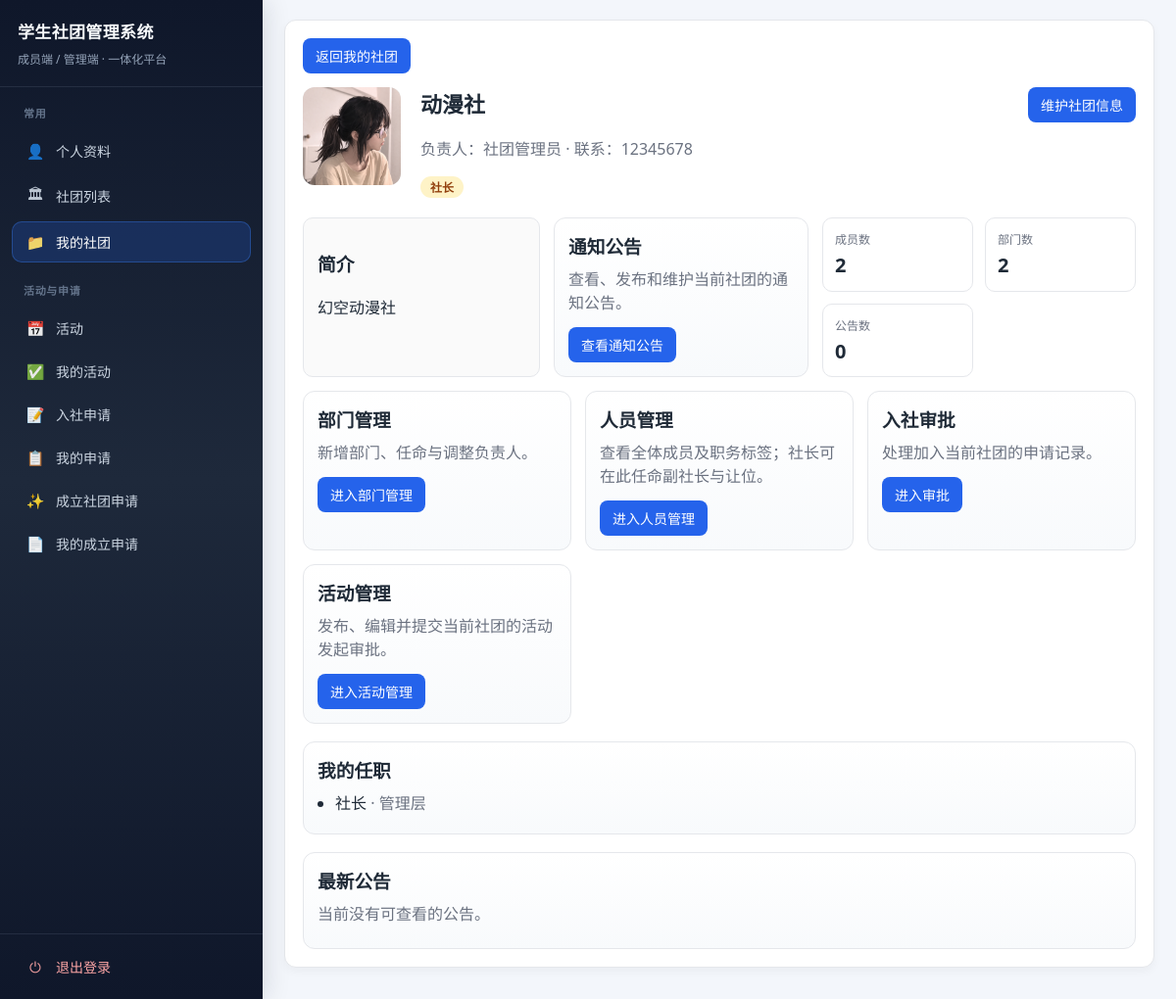
The page /my-clubs/2/ (signed in) on the database as committed earlier.
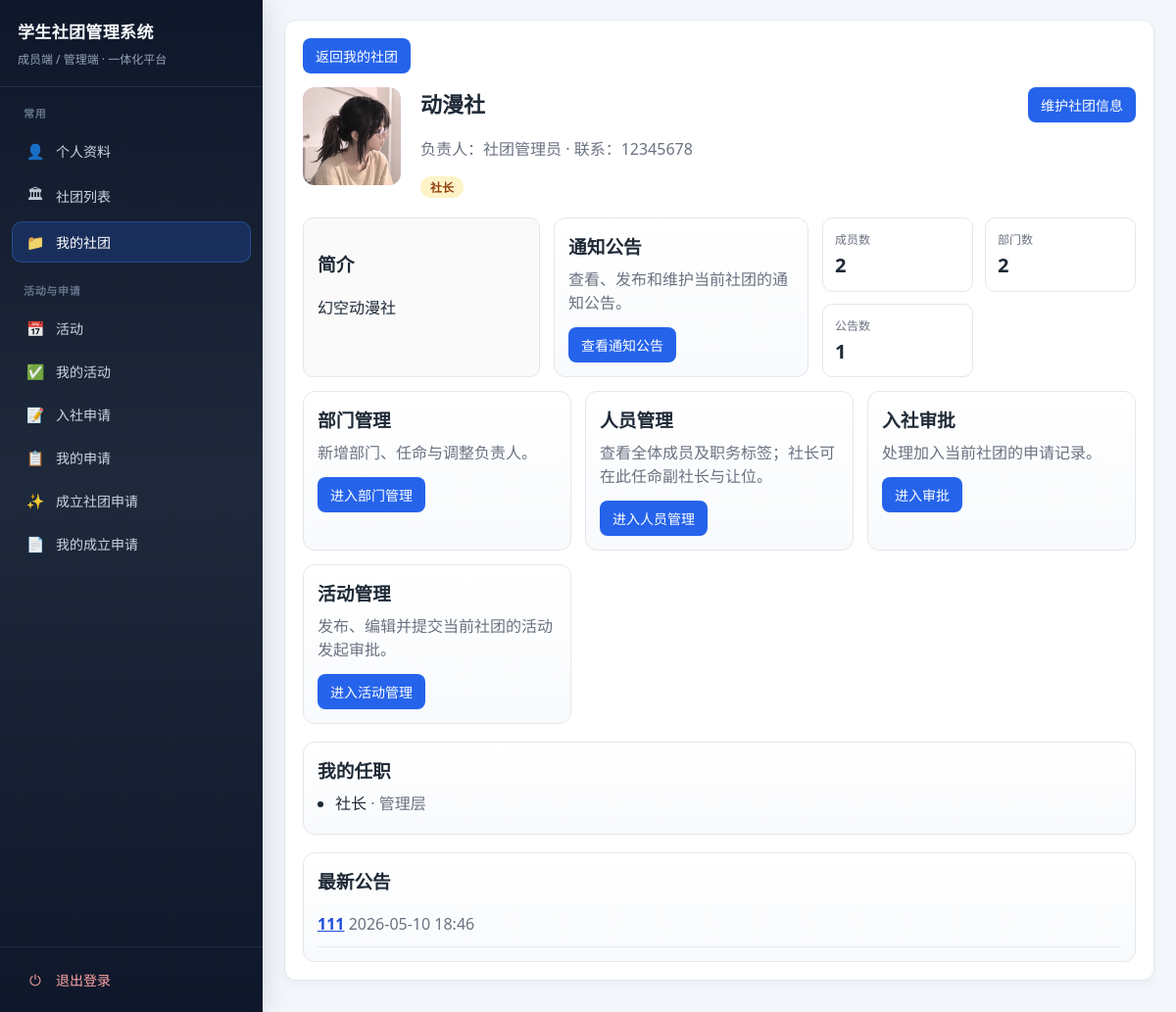
The same page on the database as committed later.
### club/models.py (models this page shows, shortened)
class MemberAssignment(models.Model):
    profile = models.ForeignKey(MemberProfile, on_delete=models.CASCADE, related_name="assignments")
    department = models.ForeignKey(Department, on_delete=models.SET_NULL, null=True, blank=True)
    position = models.ForeignKey(Position, on_delete=models.SET_NULL, null=True, blank=True)
    is_active = models.BooleanField(default=True)
    start_date = models.DateField(default=timezone.now)
    end_date = models.DateField(null=True, blank=True)

class Position(models.Model):
    class NameChoices(models.TextChoices):
        PRESIDENT = "president", "社长"
        VICE_PRESIDENT = "vice_president", "副社长"
        DEPARTMENT_HEAD = "department_head", "部门负责人"
    department = models.ForeignKey(Department, on_delete=models.CASCADE, related_name="positions")
    name = models.CharField(max_length=32, choices=NameChoices.choices)
    description = models.TextField(blank=True)
    requirements = models.TextField(blank=True)
    is_active = models.BooleanField(default=True)
    class Meta:
        unique_together = ("department", "name")

class Department(models.Model):
    club = models.ForeignKey(
        "ClubInfo",
        on_delete=models.CASCADE,
        null=True,
        blank=True,
        related_name="departments",
    )
    name = models.CharField(max_length=64)
    description = models.TextField(blank=True)
    contact = models.TextField("联系方式", blank=True)
    logo = models.ImageField("部门标志", upload_to="department_logos/", blank=True)
    is_active = models.BooleanField(default=True)
    class Meta:
        unique_together = ("club", "name")

class Notice(models.Model):
    club = models.ForeignKey(
        "ClubInfo",
        on_delete=models.CASCADE,
        null=True,
        blank=True,
        related_name="notices",
    )
    title = models.CharField(max_length=128)
    content = models.TextField()
    status = models.CharField(max_length=16, choices=NoticeStatus.choices, default=NoticeStatus.DRAFT)
    scope = models.CharField(max_length=16, choices=NoticeScope.choices, default=NoticeScope.ALL)
    target_department = models.ForeignKey(Department, on_delete=models.SET_NULL, null=True, blank=True)
    target_role = models.CharField(max_length=20, choices=RoleChoices.choices, null=True, blank=True)
    pinned = models.BooleanField(default=False)
    track_read_stats = models.BooleanField(
        "统计已读人数",
        default=False,
        help_text="开启后成员需在公告详情页手动标记已读，社长/副社长可参与统计；高级管理员仅可查看比例不参与标记。",
    )
    publish_at = models.DateTimeField(default=timezone.now)
    created_by = models.ForeignKey(settings.AUTH_USER_MODEL, on_delete=models.SET_NULL, null=True)
    created_at = models.DateTimeField(auto_now_add=True)
    class Meta:
        ordering = ["-pinned", "-publish_at", "-created_at"]

### club/views.py (the view)
# urls.py: path("my-clubs/<int:pk>/", views.my_club_detail, name="my_club_detail"),
@login_required
def my_club_detail(request, pk):
    profile = request.user.memberprofile
    if profile.role == RoleChoices.SUPER_ADMIN:
        club = get_object_or_404(ClubInfo, pk=pk)
        club_identity = None
        identity_meta = {
            "label": "高级管理员",
            "tag_class": "super",
            "can_manage": True,
            "can_lead": False,
            "can_maintain_club_info": True,
        }
        assignments = []
        recent_notices = (
            Notice.objects.filter(club=club, status=NoticeStatus.PUBLISHED, publish_at__lte=timezone.now())
            .order_by("-pinned", "-publish_at")[:5]
        )
        club_has_unviewed_notice = False
        club_pending_join_count = JoinApplication.objects.filter(
            club=club,
            status=ApplicationStatus.PENDING,
        ).count()
    else:
        club = _require_joined_club(profile, pk)
        club_identity = _get_profile_club_identity(profile, club) or "member"
        identity_meta = _get_identity_meta(club_identity)
        assignments = profile.assignments.filter(is_active=True, department__club=club).select_related(
            "department",
            "position",
        )
        unviewed_notice_ids = set(
            get_unviewed_visible_notices(request.user, club=club).values_list("id", flat=True)
        )
        club_has_unviewed_notice = bool(unviewed_notice_ids)
        recent_notices = list(get_visible_notices(request.user, club=club)[:5])
        for notice in recent_notices:
            notice.is_unviewed = notice.pk in unviewed_notice_ids
        club_pending_join_count = 0
        if identity_meta and identity_meta.get("can_manage"):
            club_pending_join_count = JoinApplication.objects.filter(
                club=club,
                status=ApplicationStatus.PENDING,
            ).count()
    stats = {
        "member_count": ClubMembership.objects.filter(club=club, is_active=True).count(),
        "department_count": Department.objects.filter(club=club).count(),
        "notice_count": Notice.objects.filter(
            club=club,
            status=NoticeStatus.PUBLISHED,
            publish_at__lte=timezone.now(),
        ).count(),
    }
    return render(
        request,
        "club/my_club_detail.html",
        {
            "club": club,
            "identity_meta": identity_meta,
            "club_identity": club_identity,
            "assignments": assignments,
            "recent_notices": recent_notices,
            "stats": stats,
            "club_pending_join_count": club_pending_join_count,
            "club_has_unviewed_notice": club_has_unviewed_notice,
        },
    )

### club/views.py (called while the page is built)
def _get_joined_club_ids(profile):
    club_ids = set(profile.memberships.filter(is_active=True).values_list("club_id", flat=True))
    club_ids.update(
        profile.assignments.filter(is_active=True, department__club__isnull=False).values_list("department__club_id", flat=True)
    )
    if profile.club_id:
        club_ids.add(profile.club_id)
    return sorted(cid for cid in club_ids if cid)

def _get_manageable_club_ids(profile):
    club_ids = set(
        profile.assignments.filter(
            is_active=True,
            department__club__isnull=False,
            position__name__in=CLUB_LEADER_POSITIONS,
        ).values_list("department__club_id", flat=True)
    )
    if profile.role == RoleChoices.CLUB_ADMIN and profile.club_id:
        club_ids.add(profile.club_id)
    return sorted(cid for cid in club_ids if cid)

def _get_identity_meta(identity):
    return CLUB_IDENTITY_META.get(identity)

def get_unviewed_visible_notices(user, club=None):
    profile = user.memberprofile
    if profile.role == RoleChoices.SUPER_ADMIN:
        return Notice.objects.none()
    return get_visible_notices(user, club=club).exclude(views__profile=profile)

### templates/club/my_club_detail.html (shortened to what the changed rows need)
{% extends 'club/base.html' %}
{% block content %}
<div class="club-workspace-head">
    <div class="club-workspace-head-left">
        <div>
            <h2 style="margin-top:0;">{{ club.name }}</h2>
        </div>
    </div>
</div>
<div class="workspace-intro-row">
    <div class="mini-stats workspace-intro-stats">
        <div class="mini-stat"><div class="label">公告数</div><div class="value">{{ stats.notice_count }}</div></div>
    </div>
</div>
{% if assignments %}
<div class="section-card" style="margin-top:18px;">
    <ul class="position-list">
        {% for a in assignments %}
        <li>
            {% if a.position %}{{ a.position.get_name_display }}{% else %}未分配岗位{% endif %}
            {% if a.department %}<span class="muted"> · {{ a.department.name }}</span>{% endif %}
        </li>
        {% endfor %}
    </ul>
</div>
{% endif %}
<div class="section-card" style="margin-top:18px;">
    <h3>最新公告</h3>
    {% if recent_notices %}
    <ul class="notice-simple-list">
    {% for n in recent_notices %}
    <li class="{% if n.is_unviewed %}notice-is-unviewed{% endif %}">
        <strong><a class="text-link" href="{% url 'club:notice_detail' n.pk %}">{{ n.title }}</a></strong>
        <span class="muted">{{ n.publish_at|date:"Y-m-d H:i" }}</span>
    </li>
    {% endfor %}
    </ul>
    {% else %}
    <p class="muted">当前没有可查看的公告。</p>
    {% endif %}
</div>
{% endblock %}

Rows that differ between the two databases and show on the page:
added Notice: title "111", publish_at "2026-05-10 18:46"
Other text that changed with them:
{{ stats.notice_count }}: "0" → "1"
text no longer shown: "当前没有可查看的公告。"
